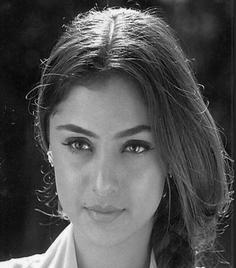
#> input picture PCA/input/1.JPG, 236 x 268 px; its folder holds 8 pictures in this run
$ jupyter execute --allow-errors Face_recognization.ipynb
#> lines starting #> are read from the running program, lines starting #| are printed output that depends on the picture
[cell 1]
import os
import cv2
import numpy as np

[cell 2]
IMAGE_SIZE = (100,100)
NUM_EIGENFACES = 6
DATASET_PATH = "input"

[cell 3]
#creating training matrix, each detected face is covered as vector
# if face image is 100*100, D = 100*100 =10000
def load_images(dataset_path):
#> called with dataset_path = 'input'
    images =[]
    labels =[]
    label_map ={}
    label_id =0
    for filename in os.listdir(dataset_path):
        filepath = os.path.join(dataset_path, filename)
        print("filepath:", filepath)
        print("filename:", filename)
        if os.path.isfile(filepath):
            print("img_path:", filepath)
            img = cv2.imread(filepath, cv2.IMREAD_GRAYSCALE)
#> img is the input picture: shape (268, 236); min 0, max 255, mean 81.2
            img = cv2.resize(img, IMAGE_SIZE)
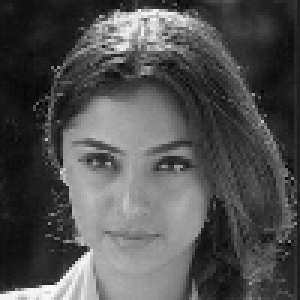
#> img: shape (100, 100) (shown 3 times larger); min 3, max 251, mean 80.8
            images.append(img.flatten())
            labels.append(label_id)
        label_id +=1
#> pass 2 of the loop in load_images, `for filename in os.listdir(dataset_path):`:
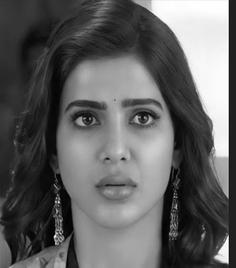
#> input picture PCA/input/10.JPG, 236 x 268 px
#> in load_images, img is the input picture: shape (268, 236); min 0, max 255, mean 96.1
#> in load_images, `img = cv2.resize(img, IMAGE_SIZE)`:
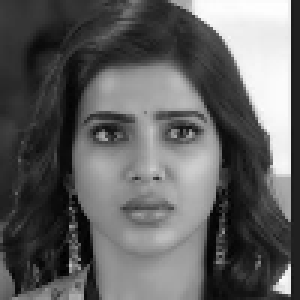
#> img: shape (100, 100) (shown 3 times larger); min 0, max 254, mean 96
#> pass 3 of the loop in load_images, `for filename in os.listdir(dataset_path):`:
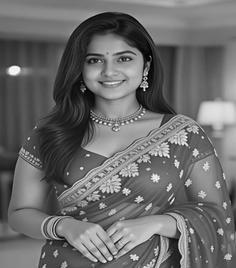
#> input picture PCA/input/100.JPG, 236 x 268 px
#> in load_images, img is the input picture: shape (268, 236); min 0, max 255, mean 107.1
#> in load_images, `img = cv2.resize(img, IMAGE_SIZE)`:
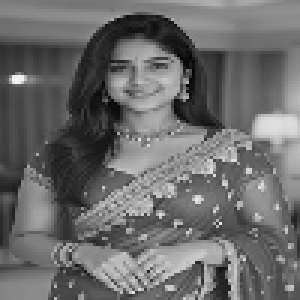
#> img: shape (100, 100) (shown 3 times larger); min 5, max 246, mean 106.9
#> the loop made 8 passes; the first 3 are shown
    return np.array(images), np.array(labels), label_map
    # [7 lines of commented-out code are left out]

X, Y, label_map = load_images(DATASET_PATH)
X =X.astype(np.float32)
print("Training Images:", X.shape)
#| Training Images: (8, 10000)

[cell 4]
#Mean Faces
mean_faces = np.mean(X, axis=0)
#Mean centering
A = X- mean_faces

[cell 5]
A.shape
#> Out = (8, 10000)

[cell 6]
# covariance matrix size
L = np.dot(A, A.T)

[cell 7]
L

[cell 8]
eigenvalues, eigenvectors = np.linalg.eigh(L)

[cell 9]
#eigenvalues.sort()

[cell 10]
#eigenvalues = eigenvalues[::-1]

[cell 11]
eigenvectors

[cell 12]
eigenvectors[:, :20]

[cell 13]
# eigen faces are principle components of face variance
idx = np.argsort(-eigenvalues)
eigenvectors = eigenvectors[:,idx]
eigenfaces = np.dot(A.T, eigenvectors[:, :NUM_EIGENFACES])
#eigenfaces = eigenfaces[:, :NUM_EIGENFACES]

[cell 14]
eigenfaces

[cell 15]
for i in range(NUM_EIGENFACES):
    eigenfaces[:, i]= eigenfaces[:, i]/ np.linalg.norm(eigenfaces[:,i])
    #print(eigenfaces[:, 18])

[cell 16]
eigenfaces.shape
#> Out = (10000, 6)

[cell 17]
train_features = np.dot(A, eigenfaces)

[cell 18]
train_features

[cell 19]
def recognize(image_path, threshold=3000):
    face = detect_face(image_path)
    print(face)
    print(face.shape)
    if face is None:
        return "No face detected"
    face = face.flatten().astype(np.float32)
    print(face.shape)
    print(mean_faces.shape)
    face_centered = face- mean_faces
    test_features = np.dot(face_centered, eigenfaces)
    print("train features", train_features)
    print("test features", test_features)
    distances = np.linalg.norm(train_features - test_features, axis=1)
    print("distances:",distances)
    min_index = np.argmin(distances)
    print(min_index)
    if distances[min_index] > threshold:
        return "Unknown"
    return distances[min_index]

[cell 20]
face_cascade = cv2.CascadeClassifier(cv2.data.haarcascades + "haarcascade_frontalface_default.xml")

[cell 21]
def detect_face(image_path, size=(100,100)):
#> called with image_path = 'output/7.jpg', size = (100, 100)
    img = cv2.imread(image_path)
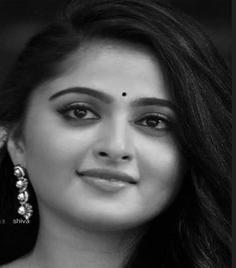
#> input picture PCA/input/7.JPG, 236 x 268 px, found by its file name
#> img is the input picture: shape (268, 236, 3); min 0, max 255, mean 67.3
    gray = cv2.cvtColor(img, cv2.COLOR_BGR2GRAY)
    faces = face_cascade.detectMultiScale(gray, scaleFactor=1.3, minNeighbors=5)
#> faces = [[27, 51, 174, 174]]
    if len(faces) == 0:
        return None
    x,y, w, h = faces[0]
#> x = 27; y = 51; w = 174; h = 174
    face = gray[y:y+h, x:x+w]
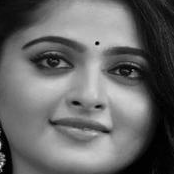
#> face: shape (174, 174); min 0, max 222, mean 103
    face = cv2.resize(face, size)
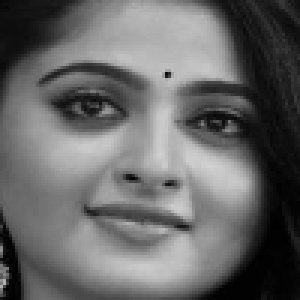
#> face: shape (100, 100) (shown 3 times larger); min 0, max 209, mean 102.9
    return face

[cell 22]
result = recognize("output/7.jpg")
#> (printed output is left out)
#| (100, 100)
#> in recognize, `face = face.flatten().astype(np.float32)`: face = 10000 values, max 209 at index 5153, min 0 at index 7591, mean 102.9
#| (10000,)
#| (10000,)
print(result)

[cell 23]
result = recognize("output/8.JPG")
#> call 2 of detect_face, with image_path = 'output/8.JPG', size = (100, 100)
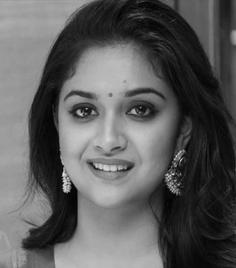
#> input picture PCA/input/8.JPG, 236 x 268 px, found by its file name
#> in detect_face, img is the input picture: shape (268, 236, 3); min 0, max 227, mean 91.7
#> in detect_face (call 2), `faces = face_cascade.detectMultiScale(gray, scaleFactor=1.3, minNeighb..`: faces = [[32, 51, 160, 160]]
#> in detect_face (call 2), `x,y, w, h = faces[0]`: x = 32; w = 160
#> in detect_face (call 2), `face = gray[y:y+h, x:x+w]`:
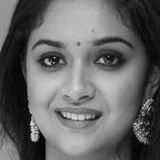
#> face: shape (160, 160); min 0, max 227, mean 101.2
#> in detect_face (call 2), `face = cv2.resize(face, size)`:
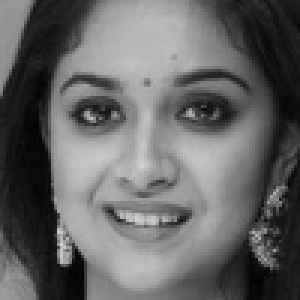
#> face: shape (100, 100) (shown 3 times larger); min 2, max 212, mean 101
#> (printed output is left out)
#| (100, 100)
#| (10000,)
#| (10000,)
print(result)

# ========PCA Face Recognization========

[cell 24]
import cv2
import numpy as np
import os
from sklearn.decomposition import PCA
from PIL import Image

[cell 25]
from sklearn import decomposition
from sklearn.preprocessing import LabelEncoder

[cell 26]
IMAGE_SIZE = (100, 100)
N_COMPONENTS = 10
directory_path = 'face_recog/'

[cell 27]
smallest_image = None
smallest_size = None
smallest_dims = None
#> (the rest of this cell did not finish here and is left out)

#> (a cell that did not finish here is left out)

[cell 29]
def load_faces(dataset_path):
    faces = []
    labels = []

    for person in os.listdir(dataset_path):
        person_path = os.path.join(dataset_path, person)
        if not os.path.isdir(person_path):
            continue
        for img_name in os.listdir(person_path):
            img_path = os.path.join(person_path, img_name)
            img = cv2.imread(img_path, cv2.IMREAD_GRAYSCALE)
            if img is None:
                continue
            img = cv2.resize(img, IMAGE_SIZE)
            faces.append(img.flatten())
            labels.append(person)
    return np.array(faces), np.array(labels)

#> (a cell that did not finish here is left out)

[cell 31]
# -----------------------------
# COMPUTE THRESHOLD
# -----------------------------
print("[INFO] Computing threshold...")
intra_distances = []

#> (the rest of this cell did not finish here and is left out)

[cell 32]
# -----------------------------
# FACE RECOGNITION FUNCTION
# -----------------------------
def recognize_face(test_image_path):
    img = cv2.imread(test_image_path, cv2.IMREAD_GRAYSCALE)
    if img is None:
        raise ValueError("Test image not found")

    img = cv2.resize(img, IMAGE_SIZE)
    test_vector = img.flatten()

    # Project test image into PCA space
    test_pca = pca.transform([test_vector])

    # Compute Euclidean distances
    distances = np.linalg.norm(X_pca - test_pca, axis=1)

    min_index = np.argmin(distances)
    min_distance = distances[min_index]
    predicted_label = y_encoded[min_index]

    name = label_encoder.inverse_transform([predicted_label])[0]

    return name, min_distance

[cell 33]
# -----------------------------
# TEST IMAGE
# -----------------------------
print("[INFO] Testing image...")
#> (the rest of this cell did not finish here and is left out)

[cell 34]
print("[INFO] Testing image...")
#> (the rest of this cell did not finish here and is left out)

[cell 35]
print("[INFO] Testing image...")
#> (the rest of this cell did not finish here and is left out)

[cell 36]
print("[INFO] Testing image...")
img = Image.open("face_recog/1.JPG")
img_array = np.array(img)
output_array = np.zeros_like(img_array)
height, width, channels = img_array.shape
#> height = 268; width = 236; channels = 3
for i in range(height):
    for j in range(width):
        avg_value = int(np.mean(img_array[i, j]))
        for c in range(channels):
            output_array[i, j, c] = avg_value
output_img = Image.fromarray(output_array)
#> (the rest of this cell did not finish here and is left out)

[cell 37]
print("[INFO] Testing image...")
img = Image.open("face_recog/2.JPG")
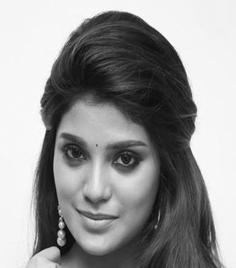
#> input picture PCA/input/2.JPG, 236 x 268 px, found by its file name
#> img is the input picture: PIL image 236x268 RGB; min 0, max 255, mean 149.4
img_array = np.array(img)
output_array = np.zeros_like(img_array)
height, width, channels = img_array.shape
for i in range(height):
    for j in range(width):
        avg_value = int(np.mean(img_array[i, j]))
        for c in range(channels):
            output_array[i, j, c] = avg_value
output_img = Image.fromarray(output_array)
#> (the rest of this cell did not finish here and is left out)
